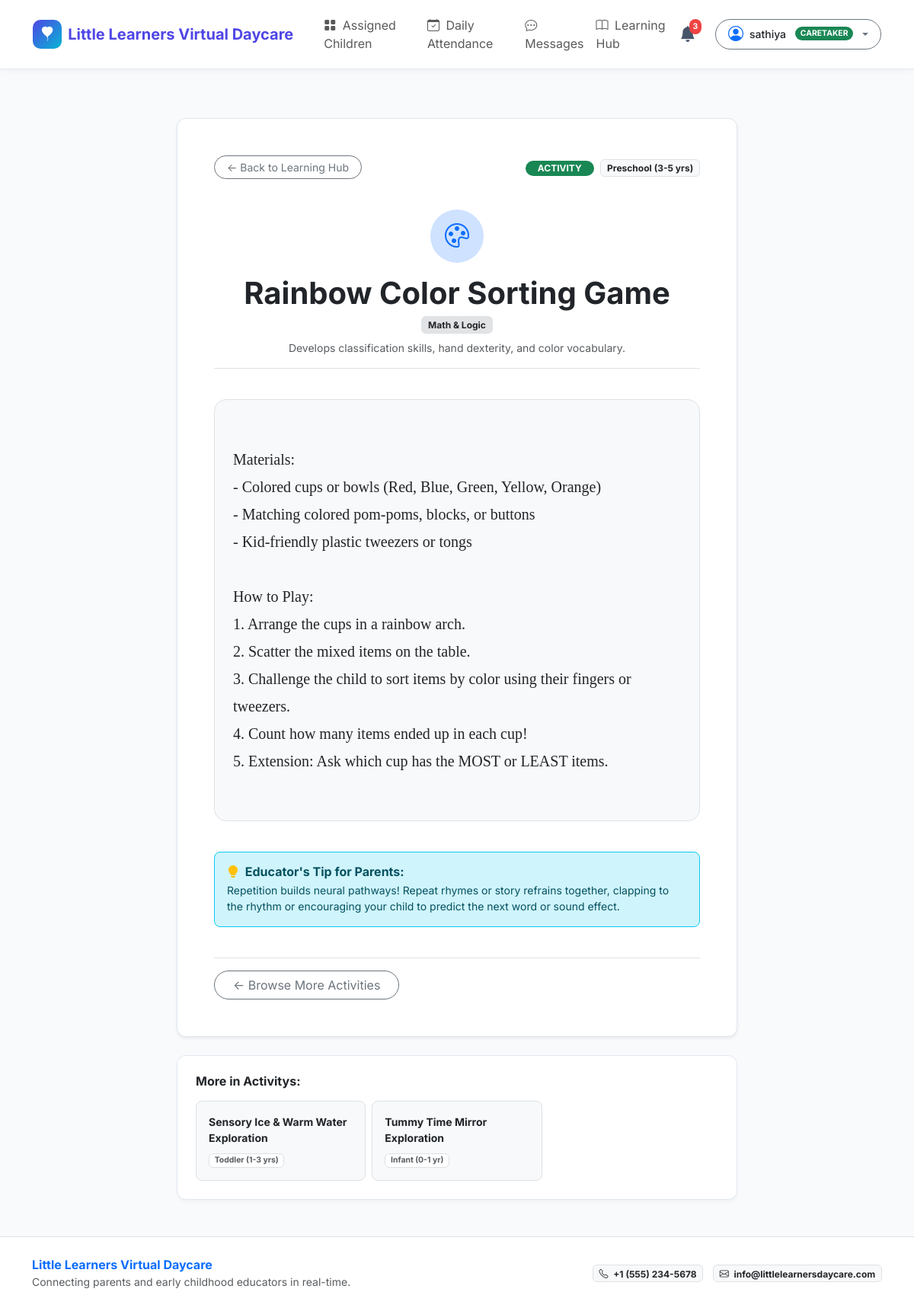
The app's page /learning/5 (signed in) with its own data.
### models/user.py (models this page shows, shortened)
class User(UserMixin, db.Model):
    __tablename__ = 'users'
    id = db.Column(db.Integer, primary_key=True)
    name = db.Column(db.String(120), nullable=False)
    email = db.Column(db.String(120), unique=True, nullable=False, index=True)
    password_hash = db.Column(db.String(256), nullable=False)
    role = db.Column(db.String(20), nullable=False, default='parent') # 'admin', 'caregiver', 'parent'
    phone = db.Column(db.String(30), nullable=True)
    created_at = db.Column(db.DateTime, default=datetime.utcnow)
    is_approved = db.Column(db.Boolean, default=True) # caregivers need admin approval
    reset_token = db.Column(db.String(100), nullable=True, index=True)
    reset_token_expiry = db.Column(db.DateTime, nullable=True)
    parent_children = db.relationship('Child', back_populates='parent', foreign_keys='Child.parent_id', lazy='dynamic')
    assigned_children = db.relationship('Child', back_populates='caregiver', foreign_keys='Child.caregiver_id', lazy='dynamic')
    activity_logs = db.relationship('ActivityLog', back_populates='author', lazy='dynamic')
    photos_uploaded = db.relationship('Photo', back_populates='uploader', lazy='dynamic')
    sent_messages = db.relationship('Message', back_populates='sender', foreign_keys='Message.sender_id', lazy='dynamic')
    received_messages = db.relationship('Message', back_populates='receiver', foreign_keys='Message.receiver_id', lazy='dynamic')
    notifications = db.relationship('Notification', back_populates='user', lazy='dynamic', cascade='all, delete-orphan')
    complaints = db.relationship('Complaint', back_populates='user', lazy='dynamic')
    @property
    def is_admin(self):
        return self.role == 'admin'
    @property
    def is_caretaker(self):
        return self.role in ('caretaker', 'caregiver')
    @property
    def is_caregiver(self):
        return self.is_caretaker
    @property
    def is_parent(self):
        return self.role == 'parent'
    @property
    def display_role(self):
        if self.is_caretaker:
            return "Caretaker"
        return self.role.title()

### models/learning.py (models this page shows, shortened)
class LearningResource(db.Model):
    __tablename__ = 'learning_resources'
    id = db.Column(db.Integer, primary_key=True)
    title = db.Column(db.String(150), nullable=False)
    type = db.Column(db.String(30), nullable=False) # 'rhyme', 'story', 'activity', 'game'
    age_group = db.Column(db.String(30), nullable=False) # 'infant', 'toddler', 'preschool', 'all'
    category = db.Column(db.String(50), nullable=True, default='General')
    description = db.Column(db.Text, nullable=True)
    content_url_or_text = db.Column(db.Text, nullable=False)
    icon = db.Column(db.String(50), default='bi-book')
    created_at = db.Column(db.DateTime, default=datetime.utcnow)
    @property
    def type_badge_class(self):
        badges = {
            'rhyme': 'bg-pink text-white',
            'story': 'bg-primary text-white',
            'activity': 'bg-success text-white',
            'game': 'bg-warning text-dark'
        }
        return badges.get(self.type, 'bg-info text-white')
    @property
    def age_group_display(self):
        labels = {
            'infant': 'Infant (0-1 yr)',
            'toddler': 'Toddler (1-3 yrs)',
            'preschool': 'Preschool (3-5 yrs)',
            'all': 'All Ages'
        }
        return labels.get(self.age_group, self.age_group.title())

### routes/learning.py (the view)
@learning_bp.route('/<int:resource_id>')
@login_required
def detail(resource_id):
    resource = LearningResource.query.get_or_404(resource_id)
    related = LearningResource.query.filter(
        LearningResource.type == resource.type,
        LearningResource.id != resource.id
    ).limit(3).all()
    return render_template('learning/detail.html', resource=resource, related=related)

### templates/learning/detail.html (shortened to what this page needs)
{% extends "base.html" %}
{% block content %}
<div class="container py-4">
  <div class="row justify-content-center">
    <div class="col-lg-8">
      <div class="card card-custom p-4 p-md-5 shadow-sm bg-white mb-4">
        <div class="d-flex justify-content-between align-items-center mb-3">
          <a href="{{ url_for('learning.index') }}" class="btn btn-outline-secondary btn-sm rounded-pill px-3">
            &larr; Back to Learning Hub
          </a>
          <div>
            <span class="badge {{ resource.type_badge_class }} rounded-pill text-uppercase px-3 py-1">
              {{ resource.type }}
            </span>
            <span class="badge bg-light text-dark border ms-1">
              {{ resource.age_group_display }}
            </span>
          </div>
        </div>
        <div class="text-center my-4 pb-3 border-bottom">
          <div class="rounded-circle bg-primary-subtle text-primary mx-auto mb-3 d-flex align-items-center justify-content-center" style="width: 70px; height: 70px;">
            <i class="bi {{ resource.icon or 'bi-book' }} fs-2"></i>
          </div>
          <h2 class="display-6 fw-bold text-dark mb-1">{{ resource.title }}</h2>
          <span class="badge bg-secondary-subtle text-dark border">{{ resource.category }}</span>
          {% if resource.description %}
            <p class="text-muted mt-2 small mb-0">{{ resource.description }}</p>
          {% endif %}
        </div>
        <div class="p-4 bg-light rounded-4 border my-3">
          <div class="fs-5 text-dark" style="white-space: pre-wrap; line-height: 1.8; font-family: Georgia, serif;">
{{ resource.content_url_or_text }}
          </div>
        </div>
        <div class="alert alert-info border-info rounded-3 mt-4 small">
          <h6 class="fw-bold mb-1"><i class="bi bi-lightbulb-fill text-warning me-1"></i> Educator's Tip for Parents:</h6>
          Repetition builds neural pathways! Repeat rhymes or story refrains together, clapping to the rhythm or encouraging your child to predict the next word or sound effect.
        </div>
        <div class="d-flex justify-content-between align-items-center mt-4 pt-3 border-top">
          <a href="{{ url_for('learning.index') }}" class="btn btn-outline-secondary rounded-pill px-4">
            &larr; Browse More Activities
          </a>
        </div>
      </div>
      {% if related %}
        <div class="card card-custom p-4 bg-white">
          <h6 class="fw-bold text-dark mb-3">More in {{ resource.type.title() }}s:</h6>
          <div class="row g-2">
            {% for r in related %}
              <div class="col-md-4">
                <a href="{{ url_for('learning.detail', resource_id=r.id) }}" class="p-3 bg-light rounded-3 border d-block text-decoration-none h-100 hover-shadow">
                  <strong class="text-dark small d-block mb-1">{{ r.title }}</strong>
                  <span class="badge bg-white text-muted border" style="font-size: 0.65rem;">{{ r.age_group_display }}</span>
                </a>
              </div>
            {% endfor %}
          </div>
        </div>
      {% endif %}
    </div>
  </div>
</div>
{% endblock %}

### templates/base.html (shortened to what this page needs)
<!DOCTYPE html>
<html lang="en">
<head>
  <link href="https://cdn.jsdelivr.net/npm/bootstrap@5.3.3/dist/css/bootstrap.min.css" rel="stylesheet">
  <link href="https://cdn.jsdelivr.net/npm/bootstrap-icons@1.11.3/font/bootstrap-icons.min.css" rel="stylesheet">
  <link rel="stylesheet" href="{{ url_for('static', filename='css/style.css') }}">
</head>
<body>
  <nav class="navbar navbar-expand-lg navbar-custom sticky-top">
    <div class="container-fluid px-lg-4">
      <a class="navbar-brand brand-logo" href="{{ url_for('index') }}">
        <div class="brand-icon">
          <i class="bi bi-balloon-heart-fill"></i>
        </div>
        <span>{{ daycare_name }}</span>
      </a>
      <div class="collapse navbar-collapse" id="navbarMain">
        <ul class="navbar-nav me-auto mb-2 mb-lg-0 ms-lg-3">
          {% if current_user.is_authenticated %}
            {% if current_user.is_admin %}
              <li class="nav-item">
                <a class="nav-link {% if request.endpoint == 'admin.dashboard' %}active fw-bold text-primary{% endif %}" href="{{ url_for('admin.dashboard') }}">
                  <i class="bi bi-speedometer2 me-1"></i> Dashboard
                </a>
              </li>
              <li class="nav-item">
                <a class="nav-link {% if 'caregiver' in request.endpoint %}active fw-bold text-primary{% endif %}" href="{{ url_for('admin.caregivers') }}">
                  <i class="bi bi-person-badge me-1"></i> Caretakers
                </a>
              </li>
              <li class="nav-item">
                <a class="nav-link {% if 'children' in request.endpoint or 'child' in request.endpoint %}active fw-bold text-primary{% endif %}" href="{{ url_for('admin.children') }}">
                  <i class="bi bi-people me-1"></i> Children
                </a>
              </li>
              <li class="nav-item">
                <a class="nav-link {% if 'complaint' in request.endpoint %}active fw-bold text-primary{% endif %}" href="{{ url_for('admin.complaints') }}">
                  <i class="bi bi-chat-square-dots me-1"></i> Inquiries & Complaints
                </a>
              </li>
              <li class="nav-item">
                <a class="nav-link {% if 'learning' in request.endpoint %}active fw-bold text-primary{% endif %}" href="{{ url_for('admin.learning') }}">
                  <i class="bi bi-book me-1"></i> Learning Resources
                </a>
              </li>
            {% elif current_user.is_caregiver and current_user.is_approved %}
              <li class="nav-item">
                <a class="nav-link {% if request.endpoint == 'caregiver.dashboard' %}active fw-bold text-primary{% endif %}" href="{{ url_for('caregiver.dashboard') }}">
                  <i class="bi bi-grid-fill me-1"></i> Assigned Children
                </a>
              </li>
              <li class="nav-item">
                <a class="nav-link {% if request.endpoint == 'caregiver.roster_attendance' %}active fw-bold text-primary{% endif %}" href="{{ url_for('caregiver.roster_attendance') }}">
                  <i class="bi bi-calendar-check me-1"></i> Daily Attendance
                </a>
              </li>
              <li class="nav-item">
                <a class="nav-link {% if 'messages' in request.endpoint %}active fw-bold text-primary{% endif %}" href="{{ url_for('messages.message_threads') }}">
                  <i class="bi bi-chat-dots me-1"></i> Messages
                </a>
              </li>
              <li class="nav-item">
                <a class="nav-link" href="{{ url_for('learning.index') }}">
                  <i class="bi bi-book me-1"></i> Learning Hub
                </a>
              </li>
            {% endif %}
          {% endif %}
        </ul>
        <div class="d-flex align-items-center gap-3">
          {% if current_user.is_authenticated %}
            <div class="dropdown">
              <button class="notification-bell-btn position-relative" type="button" id="notificationBellBtn" data-bs-toggle="dropdown" aria-expanded="false">
                <i class="bi bi-bell-fill"></i>
                <span id="notificationBadge" class="notification-badge {% if unread_notifs_count == 0 %}d-none{% endif %}">
                  {{ unread_notifs_count }}
                </span>
              </button>
            </div>
            <div class="dropdown">
              <button class="btn btn-sm btn-outline-secondary dropdown-toggle d-flex align-items-center gap-2 rounded-pill px-3 py-1" type="button" data-bs-toggle="dropdown" aria-expanded="false">
                <i class="bi bi-person-circle fs-5 text-primary"></i>
                <span class="fw-medium text-dark">{{ current_user.name }}</span>
                <span class="badge {% if current_user.is_admin %}bg-dark{% elif current_user.is_caregiver %}bg-success{% else %}bg-primary{% endif %} rounded-pill ms-1 text-uppercase" style="font-size: 0.65rem;">
                  {{ current_user.display_role }}
                </span>
              </button>
            </div>
          {% else %}
            <a href="{{ url_for('auth.login') }}" class="btn btn-outline-primary btn-sm px-3 rounded-pill fw-medium">Sign In</a>
            <a href="{{ url_for('auth.register') }}" class="btn btn-primary btn-sm px-3 rounded-pill fw-medium">Register</a>
          {% endif %}
        </div>
      </div>
    </div>
  </nav>
  <div class="toast-container position-fixed bottom-0 end-0 p-3" id="toastContainer" style="z-index: 1090;"></div>
  <main class="py-4">
    {% block content %}{% endblock %}
  </main>
  <footer class="bg-white border-top py-4 mt-auto">
    <div class="container">
      <div class="row align-items-center gy-3">
        <div class="col-md-6 text-center text-md-start">
          <span class="fw-bold text-primary">{{ daycare_name }}</span>
          <p class="text-muted small mb-0">Connecting parents and early childhood educators in real-time.</p>
        </div>
        <div class="col-md-6 text-center text-md-end">
          <span class="badge bg-light text-dark border me-2"><i class="bi bi-telephone me-1"></i> {{ daycare_phone }}</span>
          <span class="badge bg-light text-dark border"><i class="bi bi-envelope me-1"></i> {{ daycare_email }}</span>
        </div>
      </div>
    </div>
  </footer>
</body>
</html>

### static/css/style.css (style rules this page uses)
:root { --primary-color: #4f46e5; --primary-hover: #4338ca; --secondary-color: #06b6d4; --accent-color: #f43f5e; --success-color: #10b981; --warning-color: #f59e0b; --info-color: #3b82f6; --light-bg: #f8fafc; --card-bg: #ffffff; --text-main: #1e293b; --text-muted: #64748b; --border-color: #e2e8f0; --radius-lg: 16px; --radius-md: 12px; --radius-sm: 8px; }
body { font-family: 'Inter', -apple-system, BlinkMacSystemFont, "Segoe UI", Roboto, Helvetica, Arial, sans-serif; background-color: var(--light-bg); color: var(--text-main); min-height: 100vh; display: flex; flex-direction: column; }
main { flex: 1 0 auto; }
.navbar-custom { background-color: #ffffff; box-shadow: 0 2px 10px rgba(0, 0, 0, 0.04); border-bottom: 1px solid var(--border-color); padding: 0.8rem 1.2rem; }
.brand-logo { font-weight: 700; font-size: 1.25rem; color: var(--primary-color) !important; display: flex; align-items: center; gap: 0.5rem; }
.brand-icon { width: 38px; height: 38px; background: linear-gradient(135deg, #4f46e5, #06b6d4); color: white; border-radius: 10px; display: flex; align-items: center; justify-content: center; font-size: 1.2rem; }
.card-custom { background: var(--card-bg); border: 1px solid var(--border-color); border-radius: var(--radius-md); box-shadow: 0 4px 6px -1px rgba(0, 0, 0, 0.03), 0 2px 4px -2px rgba(0, 0, 0, 0.03); transition: transform 0.15s ease, box-shadow 0.15s ease; }
.notification-bell-btn { position: relative; background: transparent; border: none; font-size: 1.3rem; color: #475569; cursor: pointer; padding: 0.4rem 0.6rem; border-radius: 8px; }
.notification-badge { position: absolute; top: 2px; right: 2px; font-size: 0.65rem; padding: 0.2em 0.45em; border-radius: 9999px; background-color: #ef4444; color: white; font-weight: 700; }

### records on screen
User: name "sathiya", display_role "CARETAKER"
LearningResource: type "ACTIVITY", age_group_display "Preschool (3-5 yrs)", title "Rainbow Color Sorting Game", category "Math & Logic", description "Develops classification skills, hand dexterity, and color vocabulary.", content_url_or_text "Materials: - Colored cups or bowls (Red, Blue, Green, Yellow, Orange) - Matching colored pom-poms, blocks, or buttons - Kid-friendly plastic tweezers or tongs How to Play: 1. Arrange the cups in a rainbow arch. 2. Scatter the mixed items on the table. 3. Challenge the child to sort items by color using their fingers or tweezers. 4. Count how many items ended up in each cup! 5. Extension: Ask which cup has the MOST or LEAST items.", type "Activity"
LearningResource: title "Sensory Ice & Warm Water Exploration", age_group_display "Toddler (1-3 yrs)"
LearningResource: title "Tummy Time Mirror Exploration", age_group_display "Infant (0-1 yr)"

### other values on screen
{{ daycare_name }} "Little Learners Virtual Daycare"
{{ unread_notifs_count }} "3"
{{ daycare_phone }} "+1 (555) 234-5678"
{{ daycare_email }} "info@littlelearnersdaycare.com"
